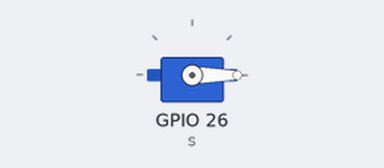
The sketch below on a simulated ESP32. Parts: servo. What the sketch prints to the serial monitor is not drawn.

Above: at 0.55 s.
At 7.95 s:
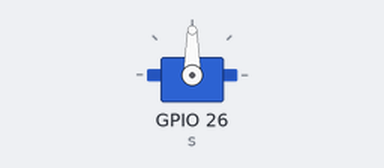
At 15.45 s:
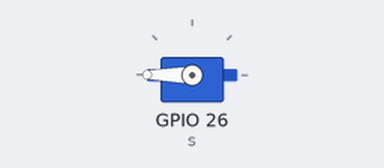
Timing chart, 0 to 20.0 s (numbered marks = the images above):
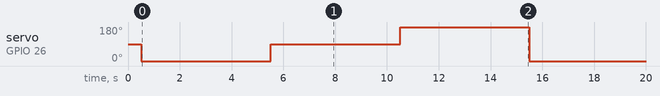

Measured:
- by itself, servo on GPIO 26 (s): repeats every 15.0 s: 90° 5.0 s, 180° 5.0 s, 0° 5.0 s

The sketch:

servo_test.ino
```cpp
// ================================================================
//  SERVO TEST — kiểm tra servo SG90 trên GPIO13
//  Nạp sketch này độc lập (không cần WiFi/MQTT)
//  Mở Serial Monitor 115200 baud để theo dõi
// ================================================================

#include <ESP32Servo.h>

Servo s;

void setup() {
    Serial.begin(115200);
    delay(500);

    ESP32PWM::allocateTimer(2);
    s.setPeriodHertz(50);
    s.attach(26, 500, 2400);   // GPIO13

    Serial.println("=== SERVO TEST BAT DAU ===");
    Serial.println("Servo se quay: 0 → 90 → 180 → 0 (lap lai)");
}

void loop() {
    Serial.println("→ 0 do (DONG)");
    s.write(0);
    delay(5000);

    Serial.println("→ 90 do (GIUA)");
    s.write(90);
    delay(5000);

    Serial.println("→ 180 do (MO)");
    s.write(180);
    delay(5000);
}
```
